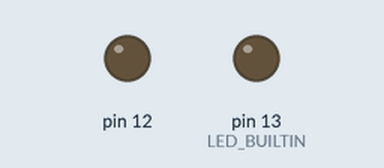
This sketch was run on a simulated Arduino Uno, built with avr-gcc and run on an emulated ATmega328P. On the bench: output pins drawn as LEDs (lit = HIGH).

Above: at 1.0 s.
At 2.5 s:
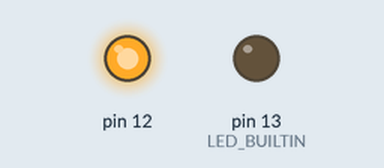
At 3.5 s:
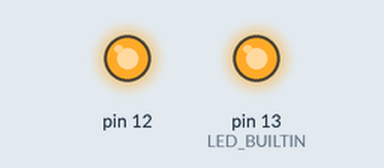
At 4.5 s:
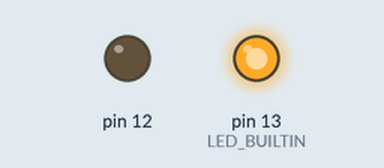
Timing chart, 0 to 5.2 s (numbered marks = the images above):
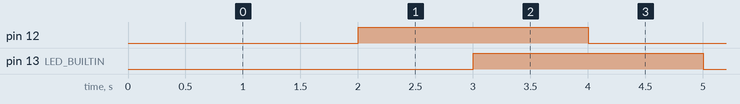

The sketch:

sketch_apr20aEXE5.ino
```cpp
// C++ code
//
int definir = 0;

void setup()
{
  pinMode(LED_BUILTIN, OUTPUT);
  pinMode(12, OUTPUT);

  definir = 1000;
}

void loop()
{
  delay(1000); // Wait for 1000 millisecond(s)
  digitalWrite(LED_BUILTIN, LOW);
  delay(1000); // Wait for 1000 millisecond(s)
  digitalWrite(12, HIGH);
  delay(1000); // Wait for 1000 millisecond(s)
  digitalWrite(LED_BUILTIN, HIGH);
  delay(1000); // Wait for 1000 millisecond(s)
  digitalWrite(12, LOW);
}
```

Measured:
- by itself, pin 12, pin 13 (LED_BUILTIN): alternates HIGH for 2.0 s and LOW for 2.0 s
- by itself, everything shown: repeats every 4.0 s, in 4 steps
